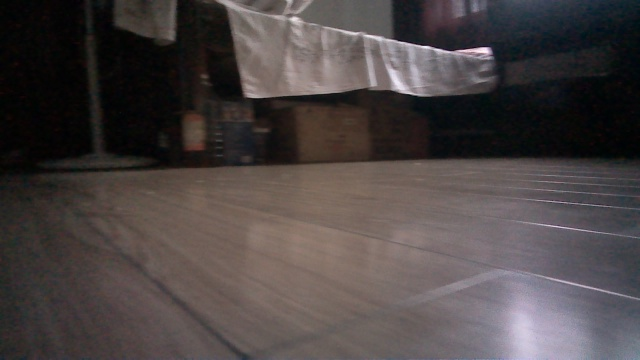
#> input picture 数据增强/pics/original/RGB100W_542500000083_116445085381751238.jpg, 640 x 360 px, found by its file name
$ python noise.py
#> lines starting #> are read from the running program, lines starting #| are printed output that depends on the picture
#> further down, img is the input picture: shape (360, 640, 3); mean B, G, R 67.6, 67.8, 74.8
# 噪声扰动(noise): 对图像的每个像素RGB进行随机扰动, 常用的噪声模式是椒盐噪声和高斯噪声;
import cv2 as cv
import imutils
import argparse
import numpy as np
import random

origin_img_path = "./数据增强/pics/original/RGB100W_542500000083_116445085381751238.jpg"


def sp_noise(image, prob):
    '''
    添加椒盐噪声
    prob:噪声比例
    '''
#> called with prob = 0.02
    output = np.zeros(image.shape,np.uint8)
    thres = 1 - prob
    for i in range(image.shape[0]):
        for j in range(image.shape[1]):
            rdn = random.random()
            if rdn < prob:
                output[i][j] = 0
            elif rdn > thres:
                output[i][j] = 255
            else:
                output[i][j] = image[i][j]
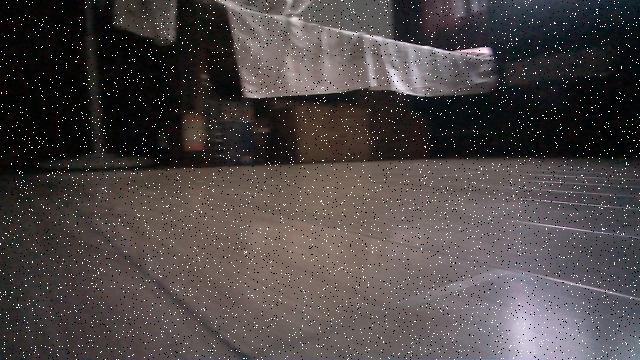
#> output: shape (360, 640, 3); mean B, G, R 70, 70.2, 76.9
    return output

def gasuss_noise(image, mean=0, var=0.005):
    '''
    添加高斯噪声
    mean : 均值
    var : 方差
    '''
#> called with mean = 0, var = 0.005
    image = np.array(image/255, dtype=float)
    noise = np.random.normal(mean, var ** 0.5, image.shape)
    out = image + noise
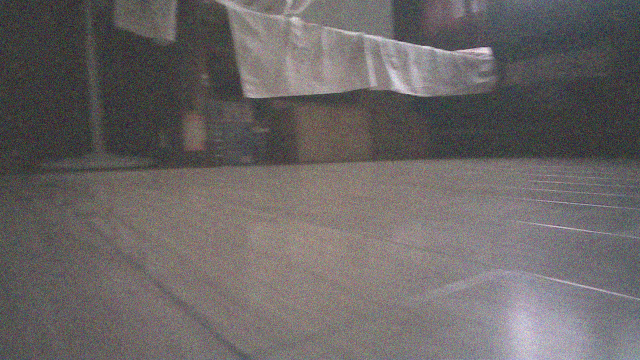
#> out: shape (360, 640, 3) float64; mean of channels 0, 1, 2 0.265, 0.266, 0.293; drawn with min black and max white
    if out.min() < 0:
        low_clip = -1.
    else:
        low_clip = 0.
    out = np.clip(out, low_clip, 1.0)
    out = np.uint8(out*255)
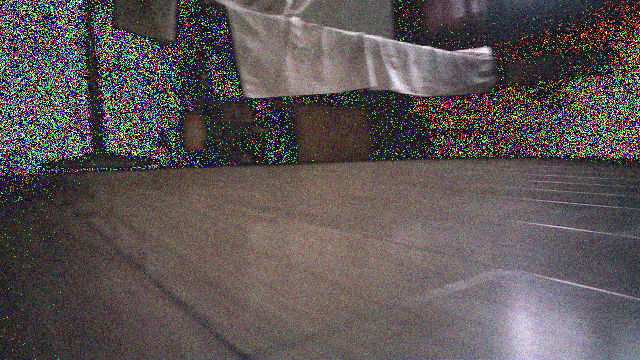
#> out: shape (360, 640, 3); mean of channels 0, 1, 2 84.3, 84.4, 91.6; drawn as B, G, R
    #cv.imshow("gasuss", out)
    return out

img = cv.imread(origin_img_path)
spicedSalt_img = sp_noise(img, 0.02)

gauss_img = gasuss_noise(img)
cv.imwrite("./数据增强/pics/noise/gauss_mean0_var0.005.jpg", gauss_img)
cv.imwrite("./数据增强/pics/noise/spicedSalt_prob0.02.jpg", spicedSalt_img)

cv.imshow("111111:", spicedSalt_img)
cv.waitKey(0)
print(spicedSalt_img.shape)
#| (360, 640, 3)
